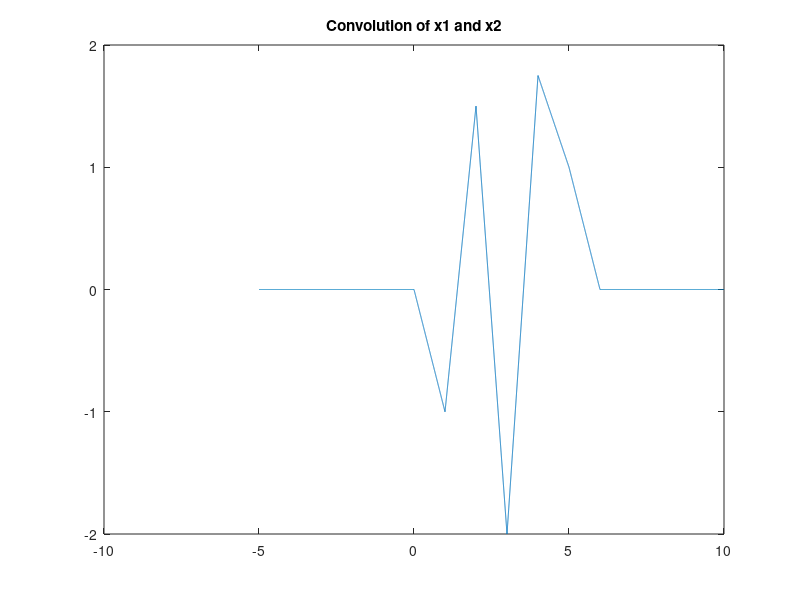

This chart was generated by the following MATLAB code:
t = -5:.001:10;
x1 = -t;
x2 = 2.5*t-7/2;
x3 = -7/2*t+17/2;
x4 = 15/4*t-53/4;
x5 = -3/4*t+19/4;
x6 = -t+6;
x = x1.*(0<=t & t<1) + x2.*(1<=t & t<2) + x3.*(2<=t & t<3) + x4.*(3<=t & t<4) + x5.*(4<=t & t<5) + x6.*(5<=t & t<6);
plot(t,x);
title('Convolution of x1 and x2');
